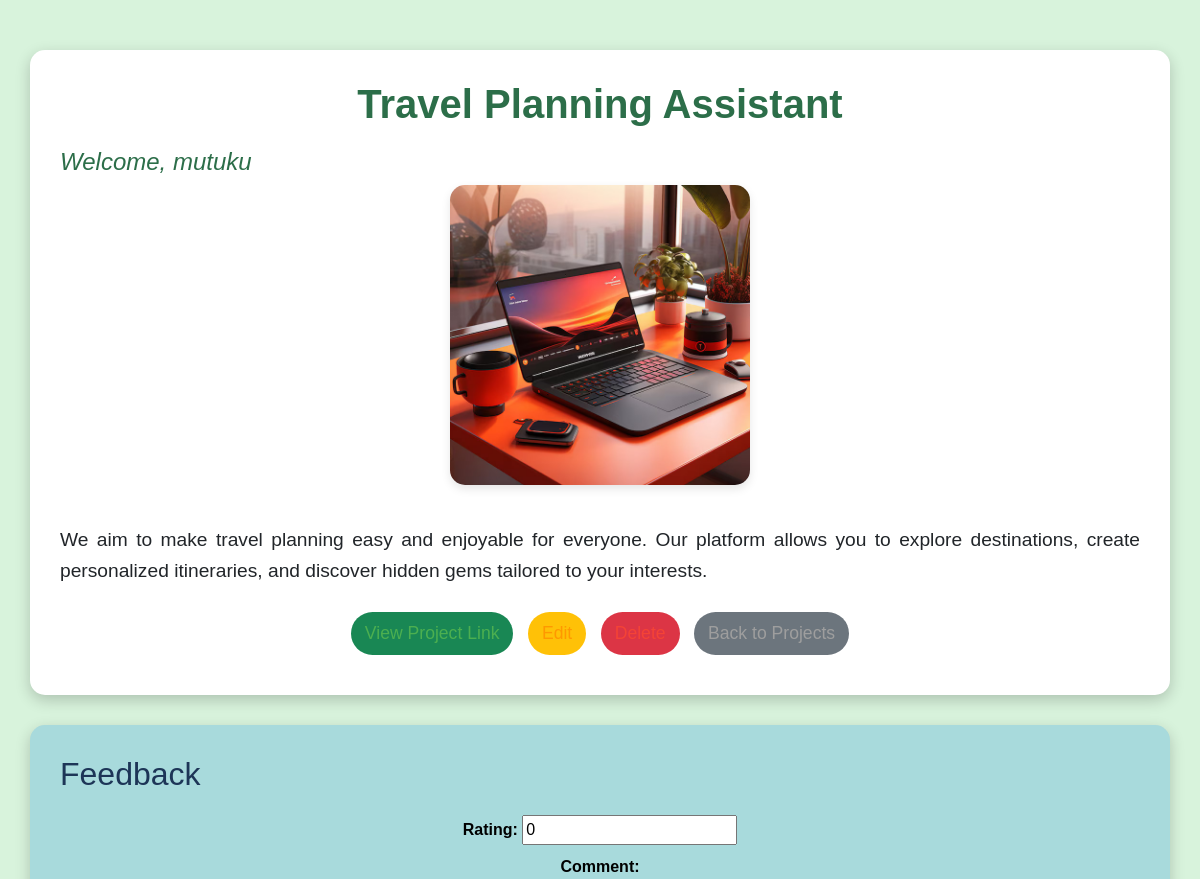
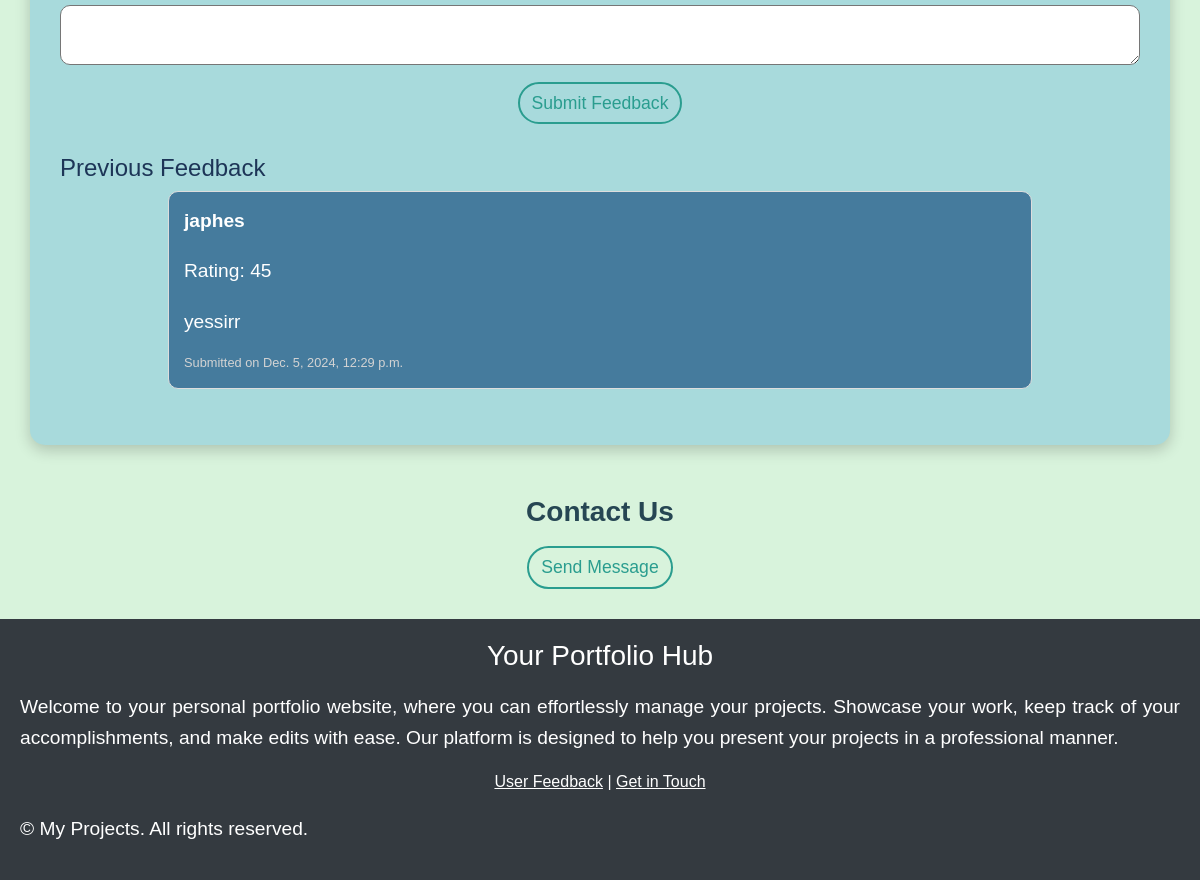
The page /project/21/ (signed in) on the database its author committed (2 pictures, top to bottom).
### portfolio/models.py (models this page shows, shortened)
class Project(models.Model):
    user = models.ForeignKey(settings.AUTH_USER_MODEL, on_delete=models.CASCADE)
    title = models.CharField(max_length=255)
    description = models.TextField()
    image = models.ImageField(upload_to='projects/')
    link = models.URLField(blank=True)
    tags = models.ManyToManyField(Tag, blank=True)
    is_active = models.BooleanField(default=True)

class Feedback(models.Model):
    project = models.ForeignKey(Project, on_delete=models.CASCADE, related_name='feedbacks')
    user = models.ForeignKey(settings.AUTH_USER_MODEL, on_delete=models.SET_NULL, null=True, blank=True)
    rating = models.IntegerField(default=0)  # Rating out of 5
    comment = models.TextField()
    created_at = models.DateTimeField(auto_now_add=True)

### accounts/models.py (models this page shows)
class CustomUser(AbstractUser):
    bio = models.TextField(null=True, blank=True)
    test = models.TextField(null=True, blank=True)

### portfolio/views.py (the view)
# urls.py: path('project/<int:pk>/', project_detail, name='project_detail'),
@login_required  # Ensures the user is logged in
def project_detail(request, pk):
    project = get_object_or_404(Project, pk=pk, user=request.user)  # Ensure user owns the project
    feedbacks = project.feedbacks.all()  # Get all feedback related to the project
    if request.method == 'POST':
        feedback_form = FeedbackForm(request.POST)
        if feedback_form.is_valid():
            feedback = feedback_form.save(commit=False)
            feedback.project = project
            feedback.user = request.user  # Set user if logged in
            feedback.save()
            messages.success(request, 'Your feedback has been submitted!')
            return redirect('portfolio:project_detail', pk=project.pk)
    else:
        feedback_form = FeedbackForm()
    return render(request, 'portfolio/project_detail.html', {
        'project': project,
        'feedbacks': feedbacks,
        'feedback_form': feedback_form,
    })

### portfolio/forms.py
class FeedbackForm(forms.ModelForm):
    class Meta:
        model = Feedback
        fields = ['rating', 'comment']
        widgets = {
            'comment': forms.Textarea(attrs={'rows': 4}),
        }

### portfolio/templates/portfolio/project_detail.html (shortened to what this page needs)
{% load static %}
<!DOCTYPE html>
<html lang="en">
<head>
    <link rel="stylesheet" href="{% static 'bootstrap.min.css' %}">
</head>
<body>
<div class="container">
    <h1 class="text-center">{{ project.title }}</h1>
    <h4>Welcome, {{ user.username }}</h4>
    <div class="text-center">
        <img src="{{ project.image.url }}" class="img-fluid" alt="{{ project.title }}">
    </div>
    <p>{{ project.description }}</p>
    <div class="text-center">
        <a href="{{ project.link }}" class="btn btn-success">View Project Link</a>
        <a href="{% url 'portfolio:project_edit' project.pk %}" class="btn btn-warning">Edit</a>
        <a href="{% url 'portfolio:project_delete' project.pk %}" class="btn btn-danger">Delete</a>
        <a href="{% url 'portfolio:project_list' %}" class="btn btn-secondary">Back to Projects</a>
    </div>
</div>
<div class="container feedback-section" id="feedback">
    <h2>Feedback</h2>
    <form method="post" class="feedback-form">
        <label for="id_rating">Rating:</label>
        {{ feedback_form.rating }}
        <br>
        <label for="id_comment">Comment:</label>
        {{ feedback_form.comment }}
        <button type="submit" class="btn btn-primary">Submit Feedback</button>
    </form>
    <h3>Previous Feedback</h3>
    <ul class="feedback-list">
        {% for feedback in feedbacks %}
            <li>
                <strong>
                    {% if feedback.user %}
                        {{ feedback.user.username }}
                    {% else %}
                        Anonymous
                    {% endif %}
                </strong>
                <p>Rating: {{ feedback.rating }}</p>
                <p>{{ feedback.comment }}</p>
                <small>Submitted on {{ feedback.created_at }}</small>
            </li>
        {% empty %}
            <li>No feedback yet.</li>
        {% endfor %}
    </ul>
</div>
<div class="contact-section" id="contact">
    <h3>Contact Us</h3>
    <form method="post" action="{% url 'portfolio:contact' project.id %}">
        <button type="submit" class="btn btn-primary">Send Message</button>
    </form>
</div>
<footer>
    <div class="footer-content" style="background-color: #343a40; color: white; padding: 20px; text-align: center;">
        <h3>Your Portfolio Hub</h3>
        <p>Welcome to your personal portfolio website, where you can effortlessly manage your projects. Showcase your work, keep track of your accomplishments, and make edits with ease. Our platform is designed to help you present your projects in a professional manner.</p>
        <div class="footer-links" style="margin: 10px 0;">
            <a href="#feedback" style="color: white;">User Feedback</a> |
            <a href="#contact" style="color: white;">Get in Touch</a>
        </div>
        <div class="footer-bottom" style="margin-top: 15px 0;">
            <p>&copy; My Projects. All rights reserved.</p>
        </div>
    </div>
</footer>
</body>
</html>

### portfolio/templates/portfolio/project_detail.html (style rules this page uses)
body { background-color: #d8f3dc; font-family: Arial, sans-serif; scroll-behavior: smooth; }
.container { margin-top: 50px; background-color: #ffffff; border-radius: 15px; box-shadow: 0 5px 15px rgba(0, 0, 0, 0.2); padding: 30px; }
h1 { font-size: 2.5rem; font-weight: bold; text-align: center; margin-bottom: 20px; text-transform: capitalize; color: #2c6e49; }
h4 { font-size: 1.5rem; font-style: italic; color: #2c6e49; }
p { font-size: 1.2rem; line-height: 1.6; text-align: justify; margin-top: 20px; }
.img-fluid { border-radius: 15px; box-shadow: 0 4px 10px rgba(0, 0, 0, 0.1); margin-bottom: 20px; max-width: 60%; max-height: 300px; height: auto; object-fit: cover; }
.btn { font-size: 1.1rem; margin: 10px 5px; border-radius: 25px; border: 2px solid transparent; transition: all 0.3s; color: #2c6e49; }
.btn-success { color: #4caf50; }
.btn-warning { color: #ff9800; }
.btn-danger { color: #f44336; }
.btn-secondary { color: #9e9e9e; }
.text-center { text-align: center; }
.feedback-section { background-color: #a8dadc; color: white; padding: 30px; border-radius: 15px; margin-top: 30px; }
.feedback-section h2 { font-size: 2rem; margin-bottom: 15px; color: #1d3557; }
.feedback-section h3 { font-size: 1.5rem; margin-top: 20px; color: #1d3557; }
.feedback-list { list-style-type: none; padding: 0; display: flex; flex-direction: column; align-items: center; }
.feedback-list li { background-color: #457b9d; border: 1px solid #ddd; border-radius: 10px; padding: 15px; margin-bottom: 10px; width: 80%; text-align: left; color: white; }
.feedback-list strong { font-size: 1.2rem; }
.feedback-list small { display: block; font-size: 0.8rem; color: #d3d3d3; }
.feedback-form { margin-bottom: 20px; text-align: center; }
.feedback-form label { font-size: 1rem; margin-top: 10px; font-weight: bold; color: black; }
.feedback-form textarea { height: 60px; font-size: 1rem; margin-top: 5px; width: 100%; border-radius: 10px; padding: 10px; }
.btn-primary { background-color: transparent; color: #2a9d8f; border: 2px solid #2a9d8f; border-radius: 25px; transition: all 0.3s; }
.contact-section { text-align: center; margin-top: 30px; padding: 20px; border-radius: 10px; }
.contact-section h3 { color: #264653; font-weight: bold; }

### rows shown on the page
Project: title "Travel Planning Assistant", image (picture), description "We aim to make travel planning easy and enjoyable for everyone. Our platform allows you to explore destinations, create personalized itineraries, and discover hidden gems tailored to your interests."
CustomUser: username "mutuku"
Feedback: user.username "japhes", rating "45", comment "yessirr", created_at "Dec. 5, 2024, 12:29 p.m."
